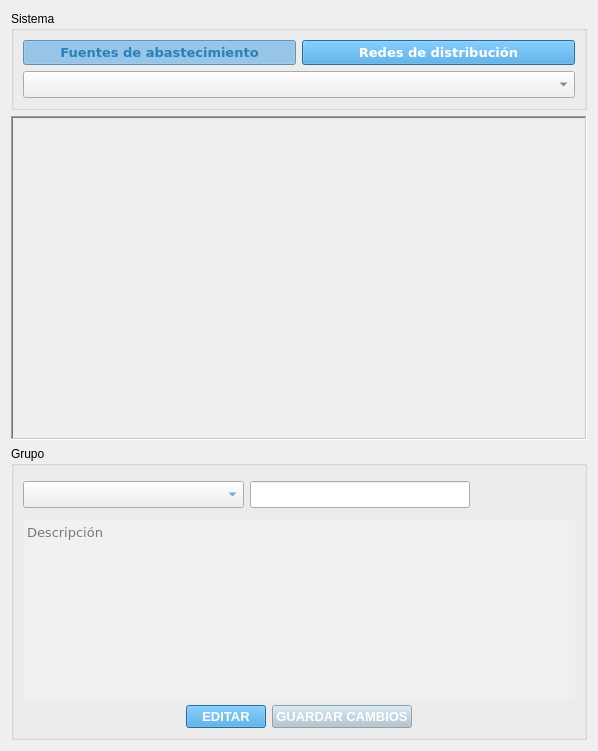
<?xml version="1.0" encoding="UTF-8"?>
<ui version="4.0">
 <class>Form</class>
 <widget class="QWidget" name="Form">
  <property name="geometry">
   <rect>
    <x>0</x>
    <y>0</y>
    <width>598</width>
    <height>751</height>
   </rect>
  </property>
  <property name="baseSize">
   <size>
    <width>445</width>
    <height>470</height>
   </size>
  </property>
  <property name="windowTitle">
   <string>Administrar grupos</string>
  </property>
  <property name="windowIcon">
   <iconset>
    <normaloff>:/sigrdap/icons/picture.png</normaloff>:/sigrdap/icons/picture.png</iconset>
  </property>
  <property name="styleSheet">
   <string notr="true">QPushButton:enabled{
background-color: #3498db;
color: rgb(255, 255, 255);
}

QPushButton:disabled{
background-color: #adc1ce;
color: rgb(255, 255, 255);
}

QPushButton:checked{
color: #2980b9;
background-color: rgb(133, 202, 255);
}

QPushButton:checked:disabled{
background-color: #adc1ce;
color: rgb(255, 255, 255);
}


QListView{
color: #2c3e50;
selection-color: #FFFFFF;
selection-background-color: #5bade4;
alternate-background-color: #ddf1ff;
outline: none;
}

QListView::item:selected:active:hover{
	color: white;
}

QListView::item:selected:active{
    background-color: #5bade4;
	color: white;
	border: none;
}

QListView::item:selected:!active{
    background-color:#5bade4;
	color: white;
}

QListView::item:!selected:hover{
	background-color: #F5F5F5;
	/*color: #5bade4;*/
}</string>
  </property>
  <layout class="QGridLayout" name="gridLayout_2">
   <item row="2" column="0">
    <widget class="QGroupBox" name="groupBox_2">
     <property name="sizePolicy">
      <sizepolicy hsizetype="MinimumExpanding" vsizetype="MinimumExpanding">
       <horstretch>0</horstretch>
       <verstretch>0</verstretch>
      </sizepolicy>
     </property>
     <property name="minimumSize">
      <size>
       <width>0</width>
       <height>280</height>
      </size>
     </property>
     <property name="baseSize">
      <size>
       <width>0</width>
       <height>0</height>
      </size>
     </property>
     <property name="styleSheet">
      <string notr="true"/>
     </property>
     <property name="title">
      <string>Grupo</string>
     </property>
     <property name="flat">
      <bool>true</bool>
     </property>
     <layout class="QVBoxLayout" name="verticalLayout_6">
      <item>
       <layout class="QHBoxLayout" name="horizontalLayout_3">
        <item>
         <widget class="QComboBox" name="selectorGrupo">
          <property name="sizePolicy">
           <sizepolicy hsizetype="MinimumExpanding" vsizetype="Fixed">
            <horstretch>0</horstretch>
            <verstretch>0</verstretch>
           </sizepolicy>
          </property>
          <property name="font">
           <font>
            <family>Verdana</family>
            <pointsize>12</pointsize>
           </font>
          </property>
          <property name="styleSheet">
           <string notr="true">color: rgb(41, 128, 185);</string>
          </property>
         </widget>
        </item>
        <item>
         <widget class="QLineEdit" name="editorNombre">
          <property name="sizePolicy">
           <sizepolicy hsizetype="MinimumExpanding" vsizetype="Fixed">
            <horstretch>0</horstretch>
            <verstretch>0</verstretch>
           </sizepolicy>
          </property>
          <property name="font">
           <font>
            <family>Verdana</family>
            <pointsize>12</pointsize>
           </font>
          </property>
          <property name="styleSheet">
           <string notr="true">color: rgb(41, 128, 185);</string>
          </property>
         </widget>
        </item>
        <item>
         <widget class="QToolButton" name="botonAgregarGrupo">
          <property name="styleSheet">
           <string notr="true">:enabled{
background-color: none;
color: rgb(255, 255, 255);
}

:checked{
color: #2980b9;
background-color: rgb(133, 202, 255);
}

:checked:disabled{
background-color: #adc1ce;
color: rgb(255, 255, 255);
}</string>
          </property>
          <property name="icon">
           <iconset>
            <normaloff>:/VentanaGrupos/icons/nuevoGrupo.png</normaloff>:/VentanaGrupos/icons/nuevoGrupo.png</iconset>
          </property>
          <property name="iconSize">
           <size>
            <width>32</width>
            <height>32</height>
           </size>
          </property>
          <property name="shortcut">
           <string>Ctrl++</string>
          </property>
          <property name="autoRaise">
           <bool>true</bool>
          </property>
         </widget>
        </item>
        <item>
         <widget class="QToolButton" name="botonCargar">
          <property name="enabled">
           <bool>false</bool>
          </property>
          <property name="styleSheet">
           <string notr="true">:enabled{
background-color: none;
color: rgb(255, 255, 255);
}

:checked{
color: #2980b9;
background-color: rgb(133, 202, 255);
}

:checked:disabled{
background-color: #adc1ce;
color: rgb(255, 255, 255);
}</string>
          </property>
          <property name="icon">
           <iconset>
            <normaloff>:/VentanaGrupos/icons/loadPicture.png</normaloff>:/VentanaGrupos/icons/loadPicture.png</iconset>
          </property>
          <property name="iconSize">
           <size>
            <width>32</width>
            <height>32</height>
           </size>
          </property>
          <property name="autoRaise">
           <bool>true</bool>
          </property>
          <property name="arrowType">
           <enum>Qt::NoArrow</enum>
          </property>
         </widget>
        </item>
        <item>
         <widget class="QLabel" name="labelUrl">
          <property name="text">
           <string/>
          </property>
         </widget>
        </item>
       </layout>
      </item>
      <item>
       <widget class="QTextEdit" name="areaDescripcion">
        <property name="enabled">
         <bool>false</bool>
        </property>
        <property name="sizePolicy">
         <sizepolicy hsizetype="Minimum" vsizetype="MinimumExpanding">
          <horstretch>0</horstretch>
          <verstretch>0</verstretch>
         </sizepolicy>
        </property>
        <property name="minimumSize">
         <size>
          <width>0</width>
          <height>0</height>
         </size>
        </property>
        <property name="baseSize">
         <size>
          <width>0</width>
          <height>0</height>
         </size>
        </property>
        <property name="font">
         <font>
          <family>Verdana</family>
          <pointsize>10</pointsize>
          <weight>50</weight>
          <bold>false</bold>
         </font>
        </property>
        <property name="styleSheet">
         <string notr="true">QTextEdit{
	align: justify;
}

:enabled{
	color: black;
	border: solid 1px black;
	background-color: white;
}

:disabled{
	color: black;
	border: none;
	background-color: #f0f0f0;
}</string>
        </property>
        <property name="verticalScrollBarPolicy">
         <enum>Qt::ScrollBarAlwaysOff</enum>
        </property>
        <property name="horizontalScrollBarPolicy">
         <enum>Qt::ScrollBarAlwaysOff</enum>
        </property>
        <property name="placeholderText">
         <string>Descripción</string>
        </property>
       </widget>
      </item>
      <item>
       <layout class="QHBoxLayout" name="horizontalLayout_2">
        <item>
         <spacer name="horizontalSpacer">
          <property name="orientation">
           <enum>Qt::Horizontal</enum>
          </property>
          <property name="sizeHint" stdset="0">
           <size>
            <width>40</width>
            <height>20</height>
           </size>
          </property>
         </spacer>
        </item>
        <item>
         <widget class="QPushButton" name="botonEditar">
          <property name="font">
           <font>
            <pointsize>10</pointsize>
            <weight>75</weight>
            <bold>true</bold>
           </font>
          </property>
          <property name="text">
           <string>EDITAR</string>
          </property>
         </widget>
        </item>
        <item>
         <widget class="QPushButton" name="botonGuardarCambios">
          <property name="enabled">
           <bool>false</bool>
          </property>
          <property name="font">
           <font>
            <pointsize>10</pointsize>
            <weight>75</weight>
            <bold>true</bold>
           </font>
          </property>
          <property name="text">
           <string>GUARDAR CAMBIOS</string>
          </property>
          <property name="shortcut">
           <string>Ctrl+S</string>
          </property>
         </widget>
        </item>
        <item>
         <spacer name="horizontalSpacer_2">
          <property name="orientation">
           <enum>Qt::Horizontal</enum>
          </property>
          <property name="sizeHint" stdset="0">
           <size>
            <width>40</width>
            <height>20</height>
           </size>
          </property>
         </spacer>
        </item>
       </layout>
      </item>
     </layout>
    </widget>
   </item>
   <item row="0" column="0">
    <widget class="QGroupBox" name="groupBox">
     <property name="sizePolicy">
      <sizepolicy hsizetype="MinimumExpanding" vsizetype="MinimumExpanding">
       <horstretch>0</horstretch>
       <verstretch>0</verstretch>
      </sizepolicy>
     </property>
     <property name="title">
      <string>Sistema</string>
     </property>
     <property name="flat">
      <bool>true</bool>
     </property>
     <layout class="QVBoxLayout" name="verticalLayout_2">
      <item>
       <layout class="QVBoxLayout" name="verticalLayout">
        <item>
         <layout class="QHBoxLayout" name="horizontalLayout_6">
          <item>
           <widget class="QPushButton" name="botonFuentes">
            <property name="enabled">
             <bool>true</bool>
            </property>
            <property name="sizePolicy">
             <sizepolicy hsizetype="Minimum" vsizetype="MinimumExpanding">
              <horstretch>0</horstretch>
              <verstretch>0</verstretch>
             </sizepolicy>
            </property>
            <property name="minimumSize">
             <size>
              <width>180</width>
              <height>0</height>
             </size>
            </property>
            <property name="font">
             <font>
              <family>Verdana</family>
              <pointsize>10</pointsize>
              <weight>75</weight>
              <bold>true</bold>
             </font>
            </property>
            <property name="text">
             <string>Fuentes de abastecimiento</string>
            </property>
            <property name="iconSize">
             <size>
              <width>40</width>
              <height>40</height>
             </size>
            </property>
            <property name="checkable">
             <bool>true</bool>
            </property>
            <property name="checked">
             <bool>true</bool>
            </property>
            <property name="autoExclusive">
             <bool>true</bool>
            </property>
           </widget>
          </item>
          <item>
           <widget class="QPushButton" name="botonRedes">
            <property name="enabled">
             <bool>true</bool>
            </property>
            <property name="sizePolicy">
             <sizepolicy hsizetype="Minimum" vsizetype="MinimumExpanding">
              <horstretch>0</horstretch>
              <verstretch>0</verstretch>
             </sizepolicy>
            </property>
            <property name="font">
             <font>
              <family>Verdana</family>
              <pointsize>10</pointsize>
              <weight>75</weight>
              <bold>true</bold>
             </font>
            </property>
            <property name="text">
             <string>Redes de distribución</string>
            </property>
            <property name="iconSize">
             <size>
              <width>40</width>
              <height>40</height>
             </size>
            </property>
            <property name="checkable">
             <bool>true</bool>
            </property>
            <property name="checked">
             <bool>false</bool>
            </property>
            <property name="autoRepeat">
             <bool>false</bool>
            </property>
            <property name="autoExclusive">
             <bool>true</bool>
            </property>
           </widget>
          </item>
         </layout>
        </item>
        <item>
         <widget class="QComboBox" name="selectorSubsistema">
          <property name="font">
           <font>
            <family>Verdana</family>
            <pointsize>12</pointsize>
           </font>
          </property>
          <property name="styleSheet">
           <string notr="true">color: #3b5065;</string>
          </property>
         </widget>
        </item>
       </layout>
      </item>
     </layout>
    </widget>
   </item>
   <item row="1" column="0">
    <widget class="QScrollArea" name="scrollArea">
     <property name="sizePolicy">
      <sizepolicy hsizetype="MinimumExpanding" vsizetype="MinimumExpanding">
       <horstretch>0</horstretch>
       <verstretch>0</verstretch>
      </sizepolicy>
     </property>
     <property name="minimumSize">
      <size>
       <width>576</width>
       <height>324</height>
      </size>
     </property>
     <property name="frameShape">
      <enum>QFrame::WinPanel</enum>
     </property>
     <property name="verticalScrollBarPolicy">
      <enum>Qt::ScrollBarAlwaysOff</enum>
     </property>
     <property name="horizontalScrollBarPolicy">
      <enum>Qt::ScrollBarAlwaysOff</enum>
     </property>
     <property name="alignment">
      <set>Qt::AlignCenter</set>
     </property>
     <widget class="QWidget" name="scrollAreaWidgetContents">
      <property name="geometry">
       <rect>
        <x>0</x>
        <y>0</y>
        <width>576</width>
        <height>324</height>
       </rect>
      </property>
      <property name="sizePolicy">
       <sizepolicy hsizetype="MinimumExpanding" vsizetype="MinimumExpanding">
        <horstretch>0</horstretch>
        <verstretch>0</verstretch>
       </sizepolicy>
      </property>
      <property name="minimumSize">
       <size>
        <width>576</width>
        <height>324</height>
       </size>
      </property>
      <layout class="QGridLayout" name="gridLayout">
       <item row="0" column="0">
        <widget class="QLabel" name="labelFoto">
         <property name="sizePolicy">
          <sizepolicy hsizetype="Fixed" vsizetype="Fixed">
           <horstretch>0</horstretch>
           <verstretch>0</verstretch>
          </sizepolicy>
         </property>
         <property name="minimumSize">
          <size>
           <width>0</width>
           <height>0</height>
          </size>
         </property>
         <property name="text">
          <string>&lt;html&gt;&lt;head/&gt;&lt;body&gt;&lt;p&gt;&lt;img src=&quot;:/newPrefix/hallobotw.jpg&quot;/&gt;&lt;/p&gt;&lt;/body&gt;&lt;/html&gt;</string>
         </property>
         <property name="alignment">
          <set>Qt::AlignCenter</set>
         </property>
        </widget>
       </item>
      </layout>
     </widget>
    </widget>
   </item>
  </layout>
 </widget>
 <resources/>
 <connections/>
</ui>
